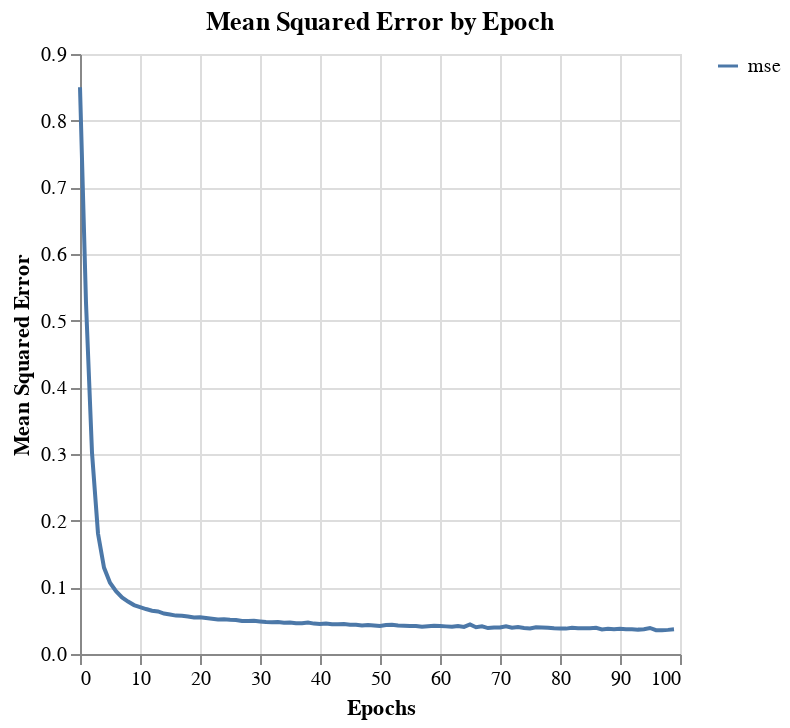
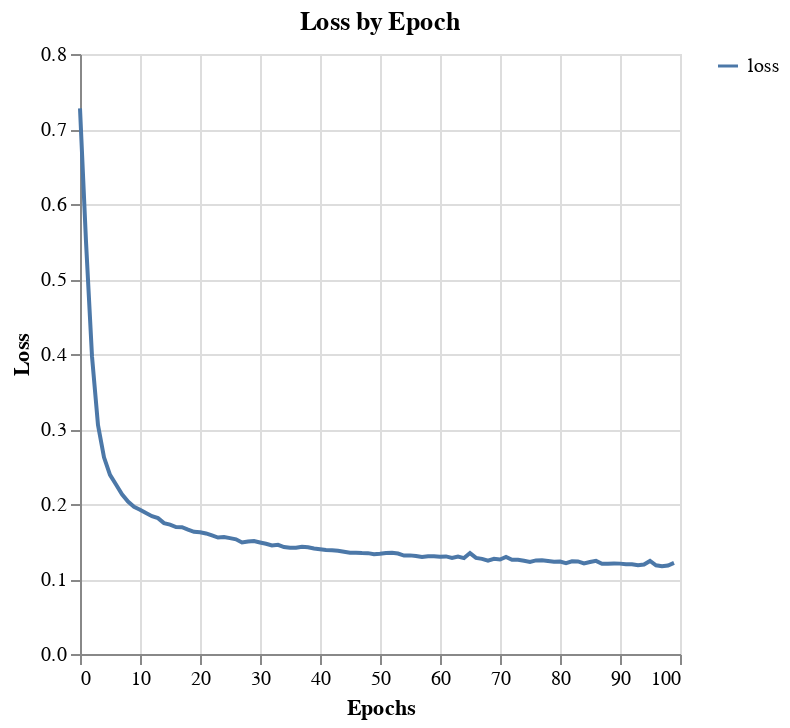

The notebook cell saved with these charts, in order:
### Code cell
name= 'epoch_test'
history_df = pl.DataFrame(fit.history)
history_df = history_df.with_row_index()
history_df
plot_model_history(history_df, feature='mse', name=name)
plot_model_history(history_df, feature='loss', name=name)

### Figure 1 — Vega-Lite specification as saved in the notebook (floating-point values rounded to 4 significant figures)
{"config": {"view": {"continuousWidth": 300, "continuousHeight": 300}}, "repeat": {"layer": ["mse"]}, "spec": {"data": {"name": "data-2c9ee0a91c54de58566473ff4707e7ec"}, "mark": {"type": "line"}, "encoding": {"color": {"datum": {"repeat": "layer"}}, "x": {"field": "index", "title": "Epochs", "type": "quantitative"}, "y": {"field": {"repeat": "layer"}, "title": "Mean Squared Error", "type": "quantitative"}}}, "title": "Mean Squared Error by Epoch", "$schema": "https://vega.github.io/schema/vega-lite/v5.20.1.json", "datasets": {"data-2c9ee0a91c54de58566473ff4707e7ec": [{"index": 0, "mse": 0.8501}, {"index": 1, "mse": 0.5268}, {"index": 2, "mse": 0.3021}, {"index": 3, "mse": 0.1808}, {"index": 4, "mse": 0.1296}, {"index": 5, "mse": 0.1068}, {"index": 6, "mse": 0.09427}, {"index": 7, "mse": 0.08491}, {"index": 8, "mse": 0.07867}, {"index": 9, "mse": 0.07336}, {"index": 10, "mse": 0.07029}, {"index": 11, "mse": 0.06745}, {"index": 12, "mse": 0.06489}, {"index": 13, "mse": 0.0638}, {"index": 14, "mse": 0.06072}, {"index": 15, "mse": 0.05932}, {"index": 16, "mse": 0.05761}, {"index": 17, "mse": 0.05743}, {"index": 18, "mse": 0.0563}, {"index": 19, "mse": 0.05479}, {"index": 20, "mse": 0.05519}, {"index": 21, "mse": 0.05395}, {"index": 22, "mse": 0.05287}, {"index": 23, "mse": 0.05173}, {"index": 24, "mse": 0.05218}, {"index": 25, "mse": 0.05129}, {"index": 26, "mse": 0.05108}, {"index": 27, "mse": 0.04938}, {"index": 28, "mse": 0.04952}, {"index": 29, "mse": 0.04985}, {"index": 30, "mse": 0.04887}, {"index": 31, "mse": 0.04797}, {"index": 32, "mse": 0.04754}, {"index": 33, "mse": 0.04788}, {"index": 34, "mse": 0.04678}, {"index": 35, "mse": 0.04717}, {"index": 36, "mse": 0.04603}, {"index": 37, "mse": 0.04605}, {"index": 38, "mse": 0.04708}, {"index": 39, "mse": 0.0456}, {"index": 40, "mse": 0.04503}, {"index": 41, "mse": 0.04571}, {"index": 42, "mse": 0.04468}, {"index": 43, "mse": 0.04448}, {"index": 44, "mse": 0.04492}, {"index": 45, "mse": 0.04399}, {"index": 46, "mse": 0.04382}, {"index": 47, "mse": 0.04277}, {"index": 48, "mse": 0.04336}, {"index": 49, "mse": 0.04292}, {"index": 50, "mse": 0.04204}, {"index": 51, "mse": 0.04338}, {"index": 52, "mse": 0.04399}, {"index": 53, "mse": 0.04265}, {"index": 54, "mse": 0.04235}, {"index": 55, "mse": 0.04195}, {"index": 56, "mse": 0.04212}, {"index": 57, "mse": 0.04075}, {"index": 58, "mse": 0.04173}, {"index": 59, "mse": 0.0425}, {"index": 60, "mse": 0.04188}, {"index": 61, "mse": 0.04144}, {"index": 62, "mse": 0.04089}, {"index": 63, "mse": 0.04183}, {"index": 64, "mse": 0.04061}, {"index": 65, "mse": 0.04436}, {"index": 66, "mse": 0.04008}, {"index": 67, "mse": 0.0415}, {"index": 68, "mse": 0.03886}, {"index": 69, "mse": 0.03977}, {"index": 70, "mse": 0.03984}, {"index": 71, "mse": 0.04159}, {"index": 72, "mse": 0.03938}, {"index": 73, "mse": 0.04037}, {"index": 74, "mse": 0.03897}, {"index": 75, "mse": 0.03833}, {"index": 76, "mse": 0.04023}, {"index": 77, "mse": 0.03989}, {"index": 78, "mse": 0.03953}, {"index": 79, "mse": 0.03846}, {"index": 80, "mse": 0.03834}, {"index": 81, "mse": 0.03808}, {"index": 82, "mse": 0.03938}, {"index": 83, "mse": 0.0388}, {"index": 84, "mse": 0.0388}, {"index": 85, "mse": 0.03879}, {"index": 86, "mse": 0.03923}, {"index": 87, "mse": 0.0369}, {"index": 88, "mse": 0.03779}, {"index": 89, "mse": 0.03727}, {"index": 90, "mse": 0.03771}, {"index": 91, "mse": 0.03697}, {"index": 92, "mse": 0.03713}, {"index": 93, "mse": 0.03657}, {"index": 94, "mse": 0.03704}, {"index": 95, "mse": 0.03902}, {"index": 96, "mse": 0.03573}, {"index": 97, "mse": 0.03569}, {"index": 98, "mse": 0.03618}, {"index": 99, "mse": 0.03702}]}}

### Figure 2 — Vega-Lite specification as saved in the notebook (floating-point values rounded to 4 significant figures)
{"config": {"view": {"continuousWidth": 300, "continuousHeight": 300}}, "repeat": {"layer": ["loss"]}, "spec": {"data": {"name": "data-c4d38cf44e123adf169fd20d811c3cfe"}, "mark": {"type": "line"}, "encoding": {"color": {"datum": {"repeat": "layer"}}, "x": {"field": "index", "title": "Epochs", "type": "quantitative"}, "y": {"field": {"repeat": "layer"}, "title": "Loss", "type": "quantitative"}}}, "title": "Loss by Epoch", "$schema": "https://vega.github.io/schema/vega-lite/v5.20.1.json", "datasets": {"data-c4d38cf44e123adf169fd20d811c3cfe": [{"index": 0, "loss": 0.7275}, {"index": 1, "loss": 0.5498}, {"index": 2, "loss": 0.3968}, {"index": 3, "loss": 0.3053}, {"index": 4, "loss": 0.2623}, {"index": 5, "loss": 0.2388}, {"index": 6, "loss": 0.2259}, {"index": 7, "loss": 0.2129}, {"index": 8, "loss": 0.2032}, {"index": 9, "loss": 0.1962}, {"index": 10, "loss": 0.1924}, {"index": 11, "loss": 0.1879}, {"index": 12, "loss": 0.1837}, {"index": 13, "loss": 0.1811}, {"index": 14, "loss": 0.1745}, {"index": 15, "loss": 0.1725}, {"index": 16, "loss": 0.1693}, {"index": 17, "loss": 0.1692}, {"index": 18, "loss": 0.1659}, {"index": 19, "loss": 0.1629}, {"index": 20, "loss": 0.1623}, {"index": 21, "loss": 0.1608}, {"index": 22, "loss": 0.1581}, {"index": 23, "loss": 0.1552}, {"index": 24, "loss": 0.1561}, {"index": 25, "loss": 0.1545}, {"index": 26, "loss": 0.1529}, {"index": 27, "loss": 0.1487}, {"index": 28, "loss": 0.15}, {"index": 29, "loss": 0.1505}, {"index": 30, "loss": 0.1487}, {"index": 31, "loss": 0.147}, {"index": 32, "loss": 0.1448}, {"index": 33, "loss": 0.1456}, {"index": 34, "loss": 0.1425}, {"index": 35, "loss": 0.1415}, {"index": 36, "loss": 0.1416}, {"index": 37, "loss": 0.143}, {"index": 38, "loss": 0.1423}, {"index": 39, "loss": 0.1406}, {"index": 40, "loss": 0.1397}, {"index": 41, "loss": 0.1387}, {"index": 42, "loss": 0.1382}, {"index": 43, "loss": 0.1377}, {"index": 44, "loss": 0.1365}, {"index": 45, "loss": 0.1351}, {"index": 46, "loss": 0.1351}, {"index": 47, "loss": 0.1346}, {"index": 48, "loss": 0.1345}, {"index": 49, "loss": 0.1331}, {"index": 50, "loss": 0.1335}, {"index": 51, "loss": 0.1347}, {"index": 52, "loss": 0.1349}, {"index": 53, "loss": 0.1339}, {"index": 54, "loss": 0.1312}, {"index": 55, "loss": 0.1315}, {"index": 56, "loss": 0.1307}, {"index": 57, "loss": 0.1293}, {"index": 58, "loss": 0.1304}, {"index": 59, "loss": 0.1303}, {"index": 60, "loss": 0.1298}, {"index": 61, "loss": 0.1301}, {"index": 62, "loss": 0.1281}, {"index": 63, "loss": 0.1301}, {"index": 64, "loss": 0.1278}, {"index": 65, "loss": 0.1346}, {"index": 66, "loss": 0.1281}, {"index": 67, "loss": 0.1268}, {"index": 68, "loss": 0.1244}, {"index": 69, "loss": 0.1269}, {"index": 70, "loss": 0.1259}, {"index": 71, "loss": 0.1293}, {"index": 72, "loss": 0.1255}, {"index": 73, "loss": 0.1256}, {"index": 74, "loss": 0.1242}, {"index": 75, "loss": 0.1227}, {"index": 76, "loss": 0.1248}, {"index": 77, "loss": 0.1251}, {"index": 78, "loss": 0.1241}, {"index": 79, "loss": 0.123}, {"index": 80, "loss": 0.1232}, {"index": 81, "loss": 0.1212}, {"index": 82, "loss": 0.1235}, {"index": 83, "loss": 0.1234}, {"index": 84, "loss": 0.1208}, {"index": 85, "loss": 0.1226}, {"index": 86, "loss": 0.1242}, {"index": 87, "loss": 0.1204}, {"index": 88, "loss": 0.1203}, {"index": 89, "loss": 0.1207}, {"index": 90, "loss": 0.1205}, {"index": 91, "loss": 0.1196}, {"index": 92, "loss": 0.1198}, {"index": 93, "loss": 0.1183}, {"index": 94, "loss": 0.1192}, {"index": 95, "loss": 0.124}, {"index": 96, "loss": 0.1183}, {"index": 97, "loss": 0.117}, {"index": 98, "loss": 0.118}, {"index": 99, "loss": 0.1215}]}}
